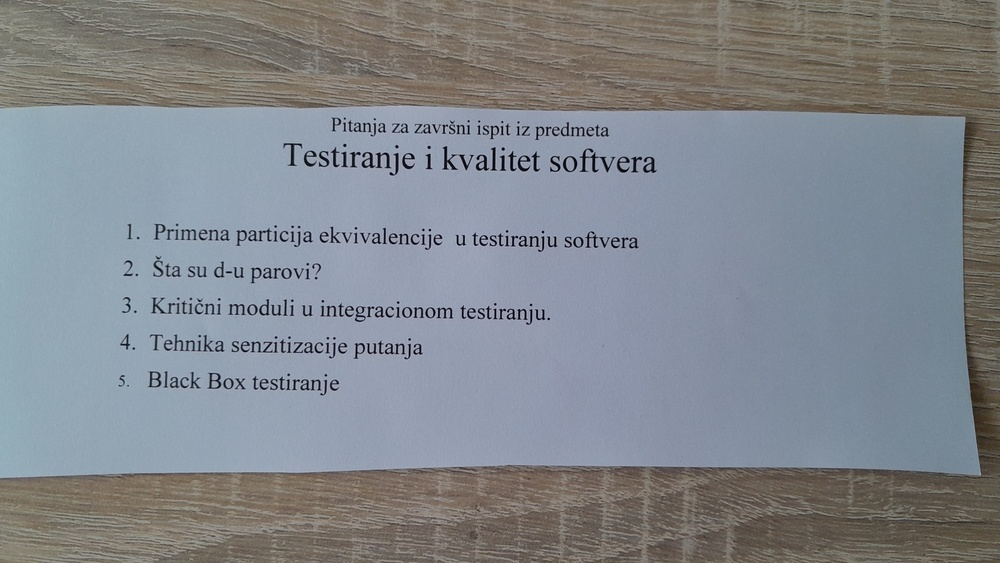
#> input picture TIKStest.jpg, 1000 x 563 px, shrunk from 4080 x 2296 before the run
$ python main.py
#> lines starting #> are read from the running program, lines starting #| are printed output that depends on the picture; after the words box and inside, x2 and y2 are one past the last pixel; in counts of white or black regions, pixels touching at a corner belong together
import cv2
import numpy as np
import pytesseract
from PIL import Image
import re

def extract_paper_robust(image_path):
#> called with image_path = 'TIKStest.jpg'
    img = cv2.imread(image_path)
#> img is the input picture: shape (563, 1000, 3); mean B, G, R 140.6, 134.5, 129.9
    if img is None:
        raise ValueError(f"Could not read image: {image_path}")

    original = img.copy()
    h, w = img.shape[:2]
#> h = 563; w = 1000

    print(f"Image size: {w}x{h}")
#| Image size: 1000x563

    # Method 1: Color-based detection (white paper)
    print("Trying color-based detection...")
    paper = detect_white_paper(img)

    if paper is not None and paper.shape[0] > h * 0.3 and paper.shape[1] > w * 0.3:
        print("Color detection successful")
        return paper

    # Method 2: Simple contour detection
    print("Trying contour detection...")
    paper = detect_by_contour(img)

    if paper is not None and paper.shape[0] > h * 0.3 and paper.shape[1] > w * 0.3:
        print("Contour detection successful")
        return paper

    # Method 3: Auto-crop margins
    print("Trying auto-crop...")
    paper = auto_crop_margins(img)

    if paper is not None:
        print("✓ Auto-crop successful")
        return paper

    print("Using original image (no paper detected)")
    return original


def detect_white_paper(img):
    try:
        # Convert to HSV
        hsv = cv2.cvtColor(img, cv2.COLOR_BGR2HSV)
#> hsv: shape (563, 1000, 3); mean H, S, V 73.7, 44.2, 147.7

        lower_white = np.array([0, 0, 180])
        upper_white = np.array([180, 30, 255])

        mask = cv2.inRange(hsv, lower_white, upper_white)
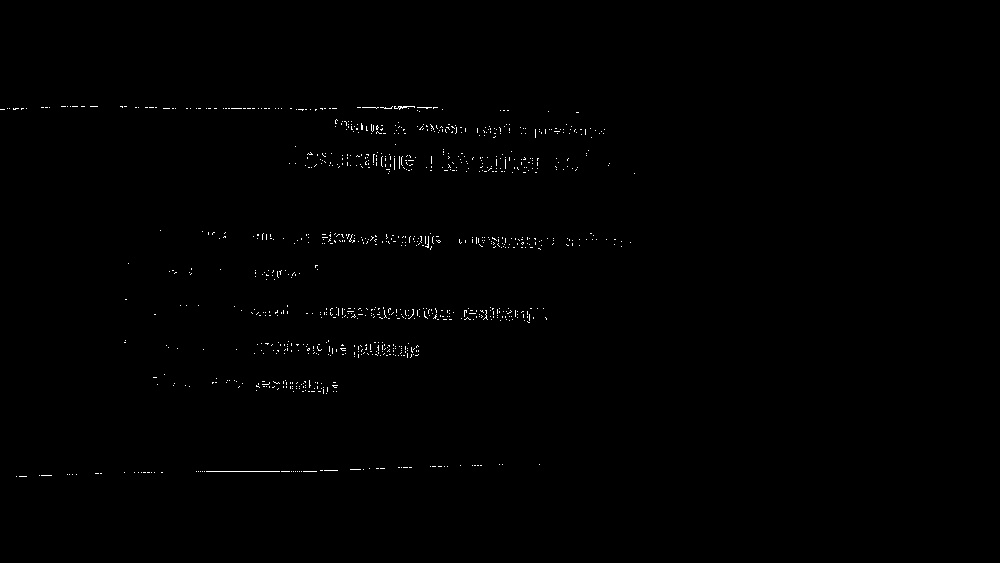
#> mask: shape (563, 1000); 0.43% white in thin lines or dots, all inside (x1, y1, x2, y2) = (0, 106, 635, 477)

        kernel = cv2.getStructuringElement(cv2.MORPH_RECT, (10, 10))
        mask = cv2.morphologyEx(mask, cv2.MORPH_CLOSE, kernel)
#> mask: shape (563, 1000); 2.1% white; 87 white regions (59 under 20 px), largest, box (x1, y1, x2, y2) and area: (307, 308, 545, 324) 2015, (255, 341, 420, 359) 1578, (443, 150, 540, 174) 1248
        mask = cv2.morphologyEx(mask, cv2.MORPH_OPEN, kernel)
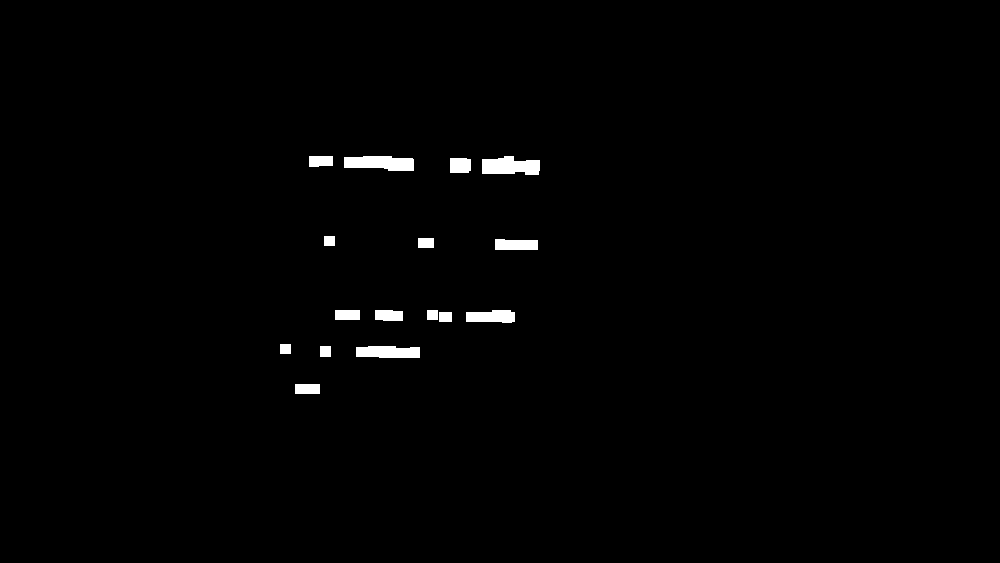
#> mask: shape (563, 1000); 0.97% white; 16 white regions

        contours, _ = cv2.findContours(mask, cv2.RETR_EXTERNAL, cv2.CHAIN_APPROX_SIMPLE)
#> contours = 16 contours; largest, box (x1, y1, x2, y2) and area: (482, 156, 540, 175) 784, (344, 156, 414, 171) 776, (356, 346, 420, 358) 621, (466, 310, 515, 323) 479, (495, 239, 538, 250) 388

        if not contours:
            return None

        largest = max(contours, key=cv2.contourArea)
#> largest = contour of 22 points, box (x1, y1, x2, y2) (482, 156, 540, 175), area 784

        x, y, w, h = cv2.boundingRect(largest)
#> x = 482; y = 156; w = 58; h = 19

        margin = 10
        x = max(0, x - margin)
#> x = 472
        y = max(0, y - margin)
#> y = 146
        w = min(img.shape[1] - x, w + 2 * margin)
#> w = 78
        h = min(img.shape[0] - y, h + 2 * margin)
#> h = 39

        paper = img[y:y + h, x:x + w]

        return paper
    except Exception as e:
        print(f"Color detection failed: {e}")
        return None


def detect_by_contour(img):
    try:
        gray = cv2.cvtColor(img, cv2.COLOR_BGR2GRAY)
        blurred = cv2.GaussianBlur(gray, (5, 5), 0)

        edges = cv2.Canny(blurred, 30, 100)
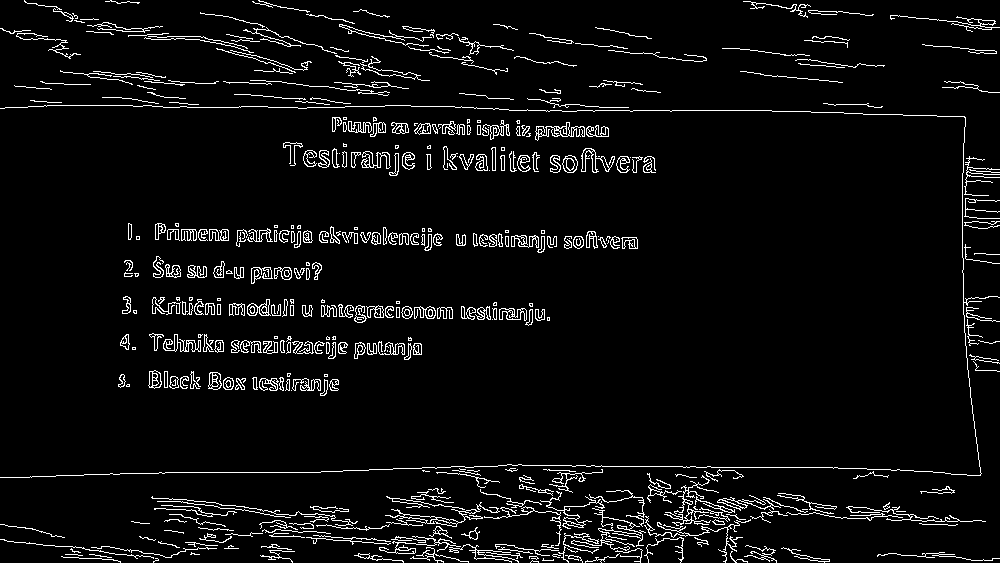
#> edges: shape (563, 1000); 5.2% white in thin lines or dots

        contours, _ = cv2.findContours(edges, cv2.RETR_EXTERNAL, cv2.CHAIN_APPROX_SIMPLE)
#> contours = 425 contours, 256 with area under 20; largest, box (x1, y1, x2, y2) and area: (385, 502, 500, 527) 250, (581, 148, 615, 173) 234, (535, 122, 585, 141) 220, (247, 299, 271, 316) 219, (499, 308, 527, 321) 202

        if not contours:
            return None

        for contour in sorted(contours, key=cv2.contourArea, reverse=True)[:5]:
            peri = cv2.arcLength(contour, True)
            approx = cv2.approxPolyDP(contour, 0.02 * peri, True)

            if len(approx) == 4:
                x, y, w, h = cv2.boundingRect(approx)
                paper = img[y:y + h, x:x + w]
                return paper
#> this loop made 5 passes
#> peri on passes 1 to 5: 589.3, 223.3, 347.3, 92.77, 120.3

        return None
    except Exception as e:
        print(f"Contour detection failed: {e}")
        return None


def auto_crop_margins(img):
    try:
        gray = cv2.cvtColor(img, cv2.COLOR_BGR2GRAY)

        # Threshold to binary
        _, binary = cv2.threshold(gray, 127, 255, cv2.THRESH_BINARY)
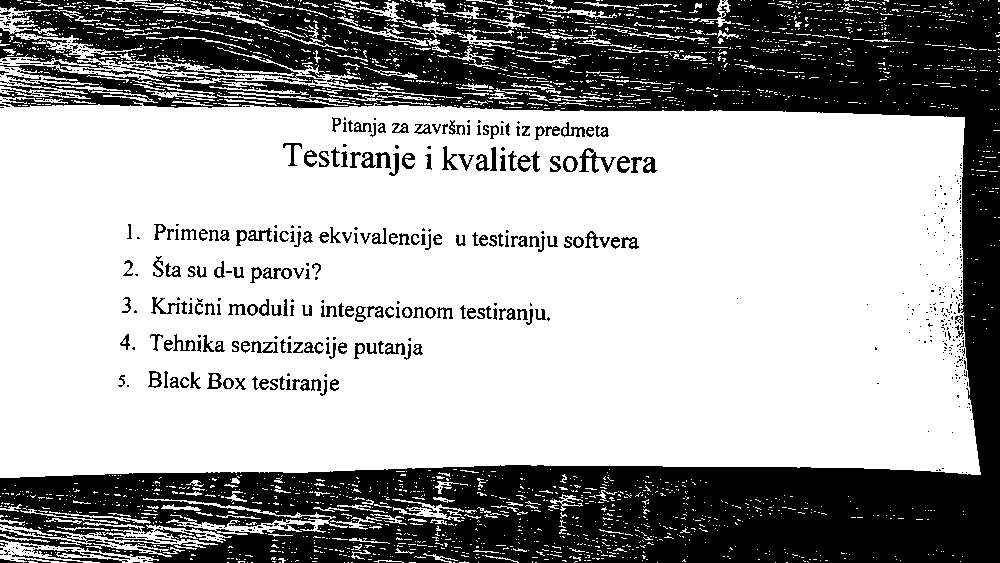
#> binary: shape (563, 1000); 65.5% white; 658 black regions (448 under 20 px), largest, box (x1, y1, x2, y2) and area: (0, 0, 1000, 563) 179306, (32, 549, 128, 563) 383, (579, 148, 616, 173) 290

        row_sums = np.sum(binary, axis=1)
#> row_sums = 563 values, max 249645 at index 459, min 10710 at index 478, mean 167031.3
        col_sums = np.sum(binary, axis=0)
#> col_sums = 1000 values, max 120870 at index 11, min 1530 at index 993, mean 94038.6

        threshold = 0.7 * 255 * img.shape[1]
#> threshold = 178500

        white_rows = np.where(row_sums > threshold)[0]
#> white_rows = 356 values from 111 to 466
        if len(white_rows) == 0:
            return None

        top = white_rows[0]
#> top = 111
        bottom = white_rows[-1]
#> bottom = 466

        threshold = 0.7 * 255 * img.shape[0]
#> threshold = 100495.5
        white_cols = np.where(col_sums > threshold)[0]
#> white_cols = 236 values from 0 to 720
        if len(white_cols) == 0:
            return None

        left = white_cols[0]
#> left = 0
        right = white_cols[-1]
#> right = 720

        # Crop
        paper = img[top:bottom, left:right]
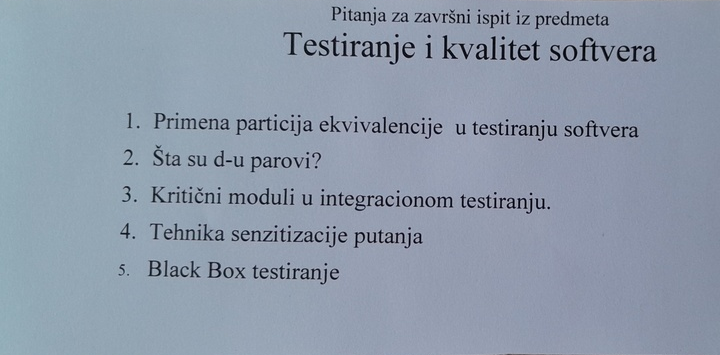
#> paper: shape (355, 720, 3); mean B, G, R 171.3, 154.5, 142.5

        return paper
    except Exception as e:
        print(f"Auto-crop failed: {e}")
        return None


def preprocess_fast(img):
    if len(img.shape) == 3:
        gray = cv2.cvtColor(img, cv2.COLOR_BGR2GRAY)
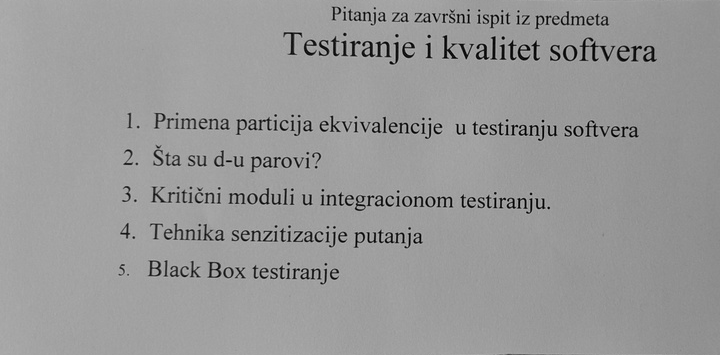
#> gray: shape (355, 720); min 1, max 189, mean 152.9
    else:
        gray = img

    # Simple thresholding
    _, binary = cv2.threshold(gray, 0, 255, cv2.THRESH_BINARY + cv2.THRESH_OTSU)
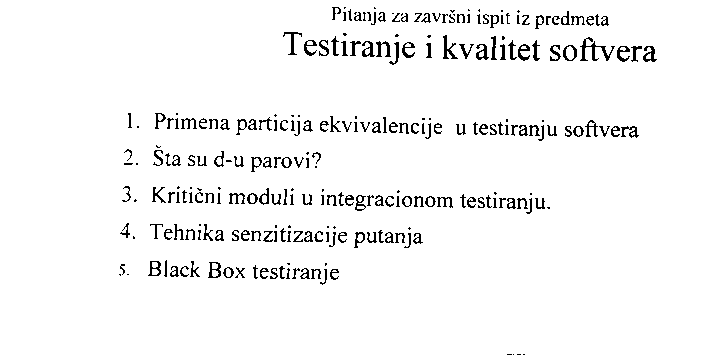
#> binary: shape (355, 720); 96.1% white; black in thin lines or dots, all inside (x1, y1, x2, y2) = (119, 7, 657, 355)

    return binary


def extract_text_structured(img, lang='srp'):
    # Preprocess
    processed = preprocess_fast(img)

    custom_config = r'--oem 3 --psm 6'

    try:
#> (the run stopped early here; a loop or call above may not have finished)

$ run again, with 1_extracted.jpg copied over TIKStest.jpg
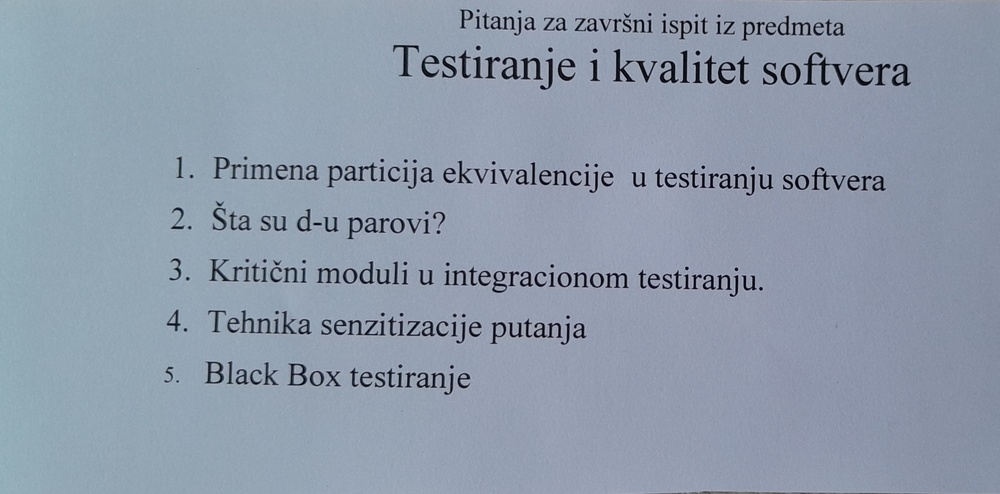
#> input picture 1_extracted.jpg, 1000 x 494 px, shrunk from 2942 x 1452 before the run
#> in extract_paper_robust, img is the input picture: shape (494, 1000, 3); mean B, G, R 171.3, 154.5, 142.5
#| Image size: 1000x494
#> hsv: shape (494, 1000, 3); mean H, S, V 108, 45, 171.3
#> in detect_white_paper, `mask = cv2.morphologyEx(mask, cv2.MORPH_OPEN, kernel)`:
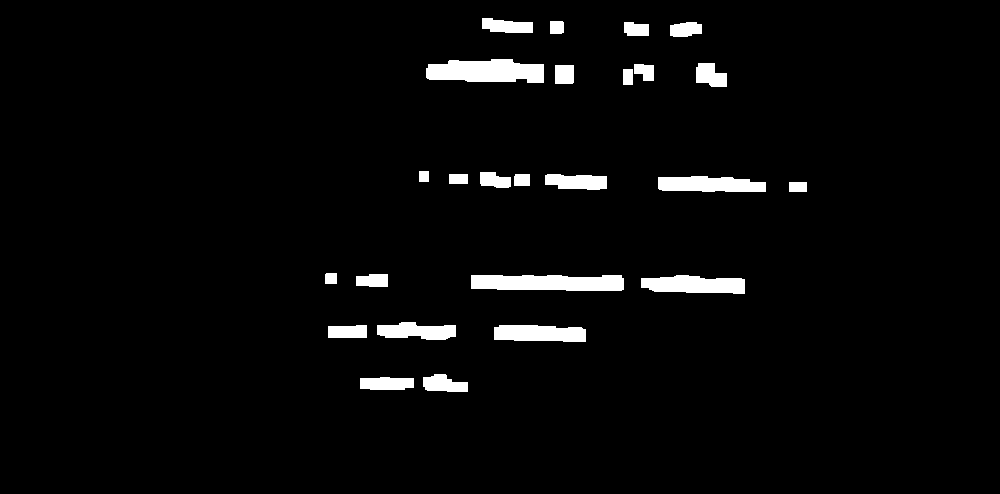
#> mask: shape (494, 1000); 3.4% white; 25 white regions
#> in detect_white_paper, `contours, _ = cv2.findContours(mask, cv2.RETR_EXTERNAL, cv2.CHAIN_APPR..`: contours = 25 contours; largest, box (x1, y1, x2, y2) and area: (426, 59, 544, 83) 2135, (471, 275, 624, 291) 2046, (641, 275, 745, 294) 1436, (658, 176, 766, 192) 1332, (494, 325, 586, 342) 1263
#> largest = contour of 34 points, box (x1, y1, x2, y2) (426, 59, 544, 83), area 2135
#> in detect_white_paper, `x, y, w, h = cv2.boundingRect(largest)`: x = 426; y = 59; w = 118; h = 24
#> in detect_white_paper, `x = max(0, x - margin)`: x = 416
#> in detect_white_paper, `y = max(0, y - margin)`: y = 49
#> in detect_white_paper, `w = min(img.shape[1] - x, w + 2 * margin)`: w = 138
#> in detect_white_paper, `h = min(img.shape[0] - y, h + 2 * margin)`: h = 44
#> edges: shape (494, 1000); 3.4% white in thin lines or dots, all inside (x1, y1, x2, y2) = (164, 9, 911, 493)
#> in detect_by_contour, `contours, _ = cv2.findContours(edges, cv2.RETR_EXTERNAL, cv2.CHAIN_APP..`: contours = 277 contours, 115 with area under 20; largest, box (x1, y1, x2, y2) and area: (780, 62, 801, 86) 367, (803, 51, 853, 86) 264, (501, 56, 521, 80) 256, (892, 63, 911, 86) 254, (421, 54, 440, 78) 229
#> the loop in detect_by_contour, `for contour in sorted(contours, key=cv2.contourArea, reverse=True)[:5]:` made 5 passes
#> peri on passes 1 to 5: 71.94, 449, 100.7, 99.36, 97.25
#> row_sums = 494 values, max 255000 at index 0, min 183345 at index 178, mean 243289.6
#> col_sums = 1000 values, max 125970 at index 0, min 101490 at index 463, mean 120185.1
#> white_rows = 494 values from 0 to 493
#> top = 0
#> bottom = 493
#> white_cols = 1000 values from 0 to 999
#> left = 0
#> right = 999
#> in preprocess_fast, `_, binary = cv2.threshold(gray, 0, 255, cv2.THRESH_BINARY + cv2.THRESH..`:
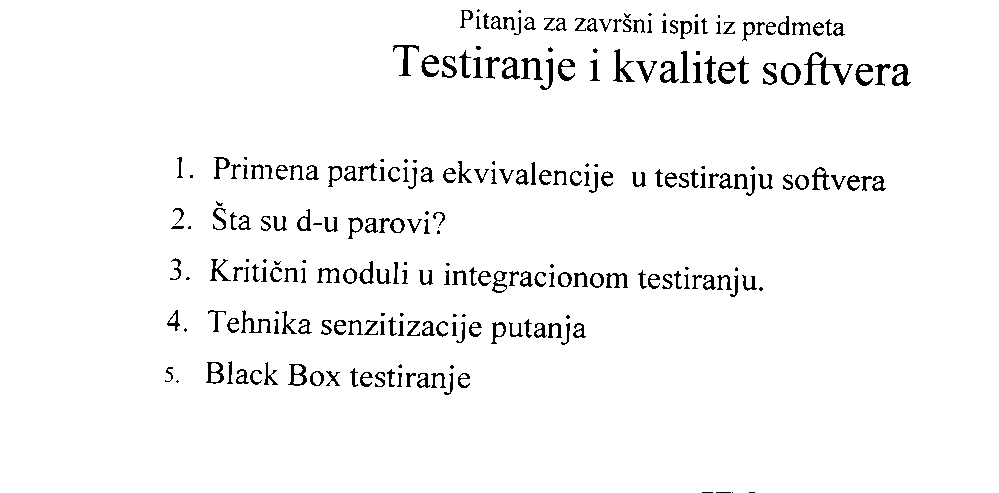
#> binary: shape (493, 999); 96.2% white; black in thin lines or dots, all inside (x1, y1, x2, y2) = (165, 9, 911, 493)
